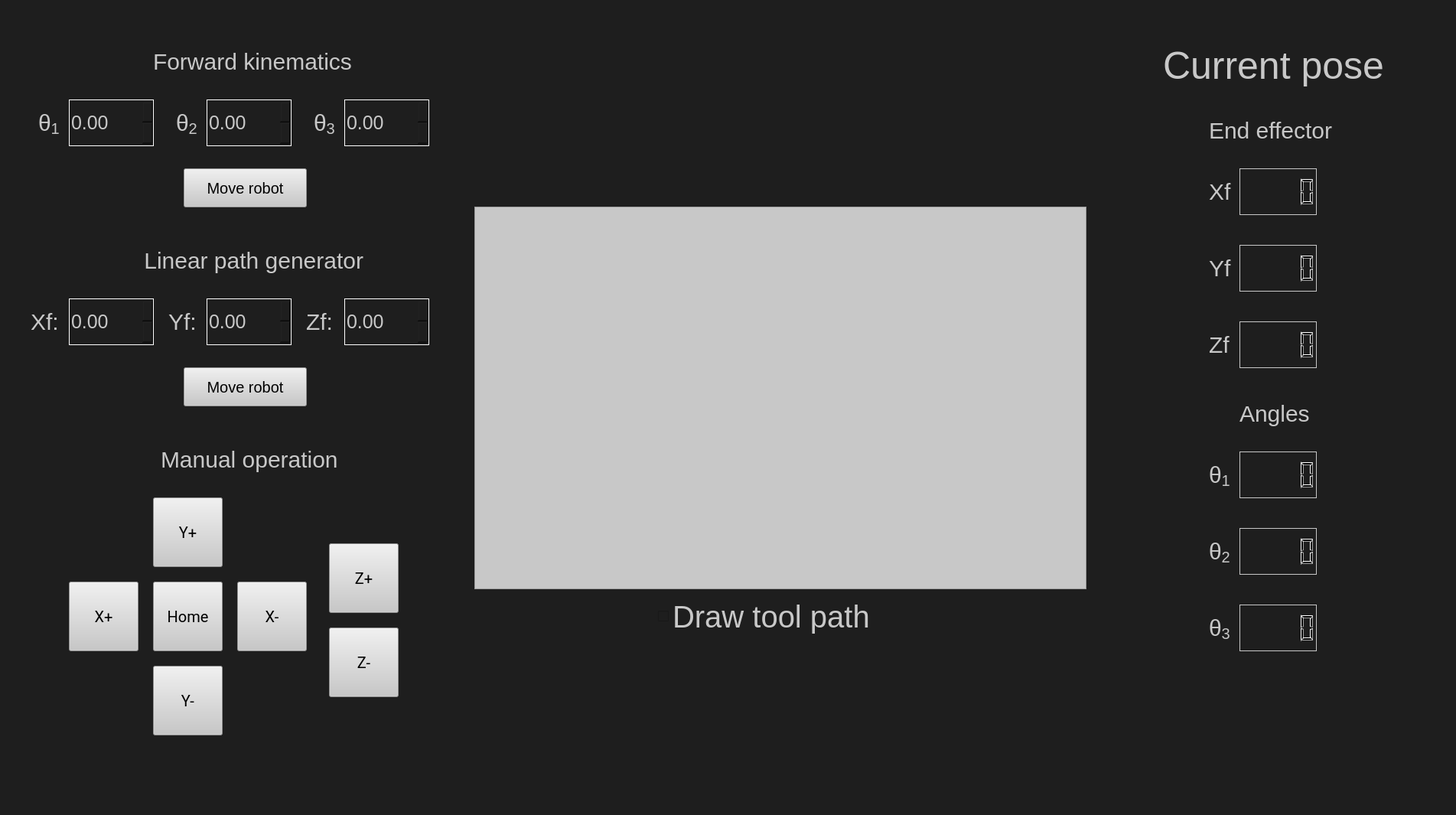
<?xml version="1.0" encoding="UTF-8"?>
<ui version="4.0">
 <class>MainWindow</class>
 <widget class="QMainWindow" name="MainWindow">
  <property name="geometry">
   <rect>
    <x>0</x>
    <y>0</y>
    <width>1903</width>
    <height>1065</height>
   </rect>
  </property>
  <property name="sizePolicy">
   <sizepolicy hsizetype="Ignored" vsizetype="Ignored">
    <horstretch>50</horstretch>
    <verstretch>50</verstretch>
   </sizepolicy>
  </property>
  <property name="font">
   <font>
    <family>Roboto</family>
   </font>
  </property>
  <property name="windowTitle">
   <string>Robot Controller</string>
  </property>
  <property name="styleSheet">
   <string notr="true">background-color: rgb(30, 30, 30);
</string>
  </property>
  <property name="toolButtonStyle">
   <enum>Qt::ToolButtonIconOnly</enum>
  </property>
  <widget class="QWidget" name="centralwidget">
   <widget class="QFrame" name="frame">
    <property name="geometry">
     <rect>
      <x>620</x>
      <y>270</y>
      <width>800</width>
      <height>500</height>
     </rect>
    </property>
    <property name="font">
     <font>
      <family>Roboto</family>
      <pointsize>23</pointsize>
     </font>
    </property>
    <property name="styleSheet">
     <string notr="true">background-color: rgb(200, 200, 200)</string>
    </property>
    <property name="frameShape">
     <enum>QFrame::StyledPanel</enum>
    </property>
    <property name="frameShadow">
     <enum>QFrame::Raised</enum>
    </property>
   </widget>
   <widget class="QPushButton" name="pushButton">
    <property name="geometry">
     <rect>
      <x>200</x>
      <y>650</y>
      <width>91</width>
      <height>91</height>
     </rect>
    </property>
    <property name="font">
     <font>
      <family>Roboto</family>
      <pointsize>15</pointsize>
     </font>
    </property>
    <property name="styleSheet">
     <string notr="true">QPushButton {
    background-color: rgb(200, 200, 200);
}

QPushButton:hover {
    background-color: rgb(150, 150, 150);
}
</string>
    </property>
    <property name="text">
     <string>Y+</string>
    </property>
   </widget>
   <widget class="QPushButton" name="pushButton_2">
    <property name="geometry">
     <rect>
      <x>90</x>
      <y>760</y>
      <width>91</width>
      <height>91</height>
     </rect>
    </property>
    <property name="font">
     <font>
      <family>Roboto</family>
      <pointsize>15</pointsize>
     </font>
    </property>
    <property name="styleSheet">
     <string notr="true">QPushButton {
    background-color: rgb(200, 200, 200);
}

QPushButton:hover {
    background-color: rgb(150, 150, 150);
}
</string>
    </property>
    <property name="text">
     <string>X+</string>
    </property>
   </widget>
   <widget class="QPushButton" name="pushButton_3">
    <property name="geometry">
     <rect>
      <x>200</x>
      <y>760</y>
      <width>91</width>
      <height>91</height>
     </rect>
    </property>
    <property name="font">
     <font>
      <family>Roboto</family>
      <pointsize>15</pointsize>
     </font>
    </property>
    <property name="styleSheet">
     <string notr="true">QPushButton {
    background-color: rgb(200, 200, 200);
}

QPushButton:hover {
    background-color: rgb(150, 150, 150);
}
</string>
    </property>
    <property name="text">
     <string>Home</string>
    </property>
   </widget>
   <widget class="QPushButton" name="pushButton_4">
    <property name="geometry">
     <rect>
      <x>200</x>
      <y>870</y>
      <width>91</width>
      <height>91</height>
     </rect>
    </property>
    <property name="font">
     <font>
      <family>Roboto</family>
      <pointsize>15</pointsize>
     </font>
    </property>
    <property name="styleSheet">
     <string notr="true">QPushButton {
    background-color: rgb(200, 200, 200);
}

QPushButton:hover {
    background-color: rgb(150, 150, 150);
}
</string>
    </property>
    <property name="text">
     <string>Y-</string>
    </property>
   </widget>
   <widget class="QPushButton" name="pushButton_5">
    <property name="geometry">
     <rect>
      <x>310</x>
      <y>760</y>
      <width>91</width>
      <height>91</height>
     </rect>
    </property>
    <property name="font">
     <font>
      <family>Roboto</family>
      <pointsize>15</pointsize>
     </font>
    </property>
    <property name="styleSheet">
     <string notr="true">QPushButton {
    background-color: rgb(200, 200, 200);
}

QPushButton:hover {
    background-color: rgb(150, 150, 150);
}
</string>
    </property>
    <property name="text">
     <string>X-</string>
    </property>
   </widget>
   <widget class="QPushButton" name="pushButton_6">
    <property name="geometry">
     <rect>
      <x>430</x>
      <y>710</y>
      <width>91</width>
      <height>91</height>
     </rect>
    </property>
    <property name="font">
     <font>
      <family>Roboto</family>
      <pointsize>15</pointsize>
     </font>
    </property>
    <property name="styleSheet">
     <string notr="true">QPushButton {
    background-color: rgb(200, 200, 200);
}

QPushButton:hover {
    background-color: rgb(150, 150, 150);
}
</string>
    </property>
    <property name="text">
     <string>Z+</string>
    </property>
   </widget>
   <widget class="QPushButton" name="pushButton_7">
    <property name="geometry">
     <rect>
      <x>430</x>
      <y>820</y>
      <width>91</width>
      <height>91</height>
     </rect>
    </property>
    <property name="font">
     <font>
      <family>Roboto</family>
      <pointsize>15</pointsize>
     </font>
    </property>
    <property name="styleSheet">
     <string notr="true">QPushButton {
    background-color: rgb(200, 200, 200);
}

QPushButton:hover {
    background-color: rgb(150, 150, 150);
}
</string>
    </property>
    <property name="text">
     <string>Z-</string>
    </property>
   </widget>
   <widget class="QCheckBox" name="checkBox">
    <property name="geometry">
     <rect>
      <x>860</x>
      <y>780</y>
      <width>301</width>
      <height>51</height>
     </rect>
    </property>
    <property name="font">
     <font>
      <pointsize>-1</pointsize>
     </font>
    </property>
    <property name="styleSheet">
     <string notr="true">color: rgb(200,200,200);
font-size: 40px;</string>
    </property>
    <property name="text">
     <string>Draw tool path</string>
    </property>
   </widget>
   <widget class="QLabel" name="label">
    <property name="geometry">
     <rect>
      <x>180</x>
      <y>320</y>
      <width>321</width>
      <height>41</height>
     </rect>
    </property>
    <property name="font">
     <font>
      <pointsize>-1</pointsize>
     </font>
    </property>
    <property name="styleSheet">
     <string notr="true">color: rgb(200, 200, 200);
font-size: 30px;</string>
    </property>
    <property name="text">
     <string> Linear path generator</string>
    </property>
   </widget>
   <widget class="QDoubleSpinBox" name="doubleSpinBox">
    <property name="geometry">
     <rect>
      <x>90</x>
      <y>390</y>
      <width>111</width>
      <height>61</height>
     </rect>
    </property>
    <property name="font">
     <font>
      <pointsize>-1</pointsize>
     </font>
    </property>
    <property name="styleSheet">
     <string notr="true">color: rgb(200,200,200);
border: 1px solid white;
font-size: 25px;</string>
    </property>
    <property name="minimum">
     <double>-385.250000000000000</double>
    </property>
    <property name="maximum">
     <double>385.250000000000000</double>
    </property>
   </widget>
   <widget class="QDoubleSpinBox" name="doubleSpinBox_2">
    <property name="geometry">
     <rect>
      <x>270</x>
      <y>390</y>
      <width>111</width>
      <height>61</height>
     </rect>
    </property>
    <property name="font">
     <font>
      <pointsize>-1</pointsize>
     </font>
    </property>
    <property name="styleSheet">
     <string notr="true">color: rgb(200,200,200);
border: 1px solid white;
font-size: 25px;</string>
    </property>
    <property name="minimum">
     <double>-385.250000000000000</double>
    </property>
    <property name="maximum">
     <double>385.250000000000000</double>
    </property>
   </widget>
   <widget class="QDoubleSpinBox" name="doubleSpinBox_3">
    <property name="geometry">
     <rect>
      <x>450</x>
      <y>390</y>
      <width>111</width>
      <height>61</height>
     </rect>
    </property>
    <property name="font">
     <font>
      <pointsize>-1</pointsize>
     </font>
    </property>
    <property name="styleSheet">
     <string notr="true">color: rgb(200,200,200);
border: 1px solid white;
font-size: 25px;</string>
    </property>
    <property name="minimum">
     <double>-385.250000000000000</double>
    </property>
    <property name="maximum">
     <double>385.250000000000000</double>
    </property>
   </widget>
   <widget class="QLabel" name="label_2">
    <property name="geometry">
     <rect>
      <x>40</x>
      <y>400</y>
      <width>41</width>
      <height>41</height>
     </rect>
    </property>
    <property name="font">
     <font>
      <pointsize>-1</pointsize>
     </font>
    </property>
    <property name="styleSheet">
     <string notr="true">color: rgb(200, 200, 200);
font-size: 30px;</string>
    </property>
    <property name="text">
     <string>Xf:</string>
    </property>
   </widget>
   <widget class="QLabel" name="label_3">
    <property name="geometry">
     <rect>
      <x>220</x>
      <y>400</y>
      <width>41</width>
      <height>41</height>
     </rect>
    </property>
    <property name="font">
     <font>
      <pointsize>-1</pointsize>
     </font>
    </property>
    <property name="styleSheet">
     <string notr="true">color: rgb(200, 200, 200);
font-size: 30px;</string>
    </property>
    <property name="text">
     <string>Yf:</string>
    </property>
   </widget>
   <widget class="QLabel" name="label_4">
    <property name="geometry">
     <rect>
      <x>400</x>
      <y>400</y>
      <width>41</width>
      <height>41</height>
     </rect>
    </property>
    <property name="font">
     <font>
      <pointsize>-1</pointsize>
     </font>
    </property>
    <property name="styleSheet">
     <string notr="true">color: rgb(200, 200, 200);
font-size: 30px;</string>
    </property>
    <property name="text">
     <string>Zf:</string>
    </property>
   </widget>
   <widget class="QLabel" name="label_6">
    <property name="geometry">
     <rect>
      <x>230</x>
      <y>140</y>
      <width>41</width>
      <height>41</height>
     </rect>
    </property>
    <property name="font">
     <font>
      <pointsize>-1</pointsize>
     </font>
    </property>
    <property name="styleSheet">
     <string notr="true">color: rgb(200, 200, 200);
font-size: 30px;</string>
    </property>
    <property name="text">
     <string>θ&lt;sub&gt;2&lt;sub&gt;</string>
    </property>
   </widget>
   <widget class="QLabel" name="label_7">
    <property name="geometry">
     <rect>
      <x>50</x>
      <y>140</y>
      <width>41</width>
      <height>41</height>
     </rect>
    </property>
    <property name="font">
     <font>
      <pointsize>-1</pointsize>
     </font>
    </property>
    <property name="styleSheet">
     <string notr="true">color: rgb(200, 200, 200);
font-size: 30px;</string>
    </property>
    <property name="text">
     <string>θ&lt;sub&gt;1&lt;/sub&gt;</string>
    </property>
   </widget>
   <widget class="QDoubleSpinBox" name="doubleSpinBox_4">
    <property name="geometry">
     <rect>
      <x>270</x>
      <y>130</y>
      <width>111</width>
      <height>61</height>
     </rect>
    </property>
    <property name="font">
     <font>
      <pointsize>-1</pointsize>
     </font>
    </property>
    <property name="styleSheet">
     <string notr="true">color: rgb(200,200,200);
border: 1px solid white;
font-size: 25px;</string>
    </property>
    <property name="minimum">
     <double>-180.000000000000000</double>
    </property>
    <property name="maximum">
     <double>180.000000000000000</double>
    </property>
   </widget>
   <widget class="QLabel" name="label_8">
    <property name="geometry">
     <rect>
      <x>410</x>
      <y>140</y>
      <width>41</width>
      <height>41</height>
     </rect>
    </property>
    <property name="font">
     <font>
      <pointsize>-1</pointsize>
     </font>
    </property>
    <property name="styleSheet">
     <string notr="true">color: rgb(200, 200, 200);
font-size: 30px;</string>
    </property>
    <property name="text">
     <string>θ&lt;sub&gt;3&lt;sub&gt;</string>
    </property>
   </widget>
   <widget class="QDoubleSpinBox" name="doubleSpinBox_5">
    <property name="geometry">
     <rect>
      <x>90</x>
      <y>130</y>
      <width>111</width>
      <height>61</height>
     </rect>
    </property>
    <property name="font">
     <font>
      <pointsize>-1</pointsize>
     </font>
    </property>
    <property name="styleSheet">
     <string notr="true">color: rgb(200,200,200);
border: 1px solid white;
font-size: 25px;</string>
    </property>
    <property name="minimum">
     <double>-180.000000000000000</double>
    </property>
    <property name="maximum">
     <double>180.000000000000000</double>
    </property>
   </widget>
   <widget class="QDoubleSpinBox" name="doubleSpinBox_6">
    <property name="geometry">
     <rect>
      <x>450</x>
      <y>130</y>
      <width>111</width>
      <height>61</height>
     </rect>
    </property>
    <property name="font">
     <font>
      <pointsize>-1</pointsize>
     </font>
    </property>
    <property name="styleSheet">
     <string notr="true">color: rgb(200,200,200);
border: 1px solid white;
font-size: 25px;</string>
    </property>
    <property name="minimum">
     <double>-180.000000000000000</double>
    </property>
    <property name="maximum">
     <double>180.000000000000000</double>
    </property>
   </widget>
   <widget class="QLabel" name="label_10">
    <property name="geometry">
     <rect>
      <x>1580</x>
      <y>150</y>
      <width>171</width>
      <height>41</height>
     </rect>
    </property>
    <property name="font">
     <font>
      <pointsize>-1</pointsize>
     </font>
    </property>
    <property name="styleSheet">
     <string notr="true">color: rgb(200, 200, 200);
font-size: 30px;</string>
    </property>
    <property name="text">
     <string>End effector</string>
    </property>
   </widget>
   <widget class="QLabel" name="label_11">
    <property name="geometry">
     <rect>
      <x>1620</x>
      <y>520</y>
      <width>101</width>
      <height>41</height>
     </rect>
    </property>
    <property name="font">
     <font>
      <pointsize>-1</pointsize>
     </font>
    </property>
    <property name="styleSheet">
     <string notr="true">color: rgb(200, 200, 200);
font-size: 30px;</string>
    </property>
    <property name="text">
     <string>Angles</string>
    </property>
   </widget>
   <widget class="QLabel" name="label_12">
    <property name="geometry">
     <rect>
      <x>1580</x>
      <y>800</y>
      <width>41</width>
      <height>41</height>
     </rect>
    </property>
    <property name="font">
     <font>
      <pointsize>-1</pointsize>
     </font>
    </property>
    <property name="styleSheet">
     <string notr="true">color: rgb(200, 200, 200);
font-size: 30px;</string>
    </property>
    <property name="text">
     <string>θ&lt;sub&gt;3&lt;sub&gt;</string>
    </property>
   </widget>
   <widget class="QLabel" name="label_13">
    <property name="geometry">
     <rect>
      <x>1580</x>
      <y>330</y>
      <width>41</width>
      <height>41</height>
     </rect>
    </property>
    <property name="font">
     <font>
      <pointsize>-1</pointsize>
     </font>
    </property>
    <property name="styleSheet">
     <string notr="true">color: rgb(200, 200, 200);
font-size: 30px;</string>
    </property>
    <property name="text">
     <string>Yf</string>
    </property>
   </widget>
   <widget class="QLabel" name="label_14">
    <property name="geometry">
     <rect>
      <x>1580</x>
      <y>230</y>
      <width>41</width>
      <height>41</height>
     </rect>
    </property>
    <property name="font">
     <font>
      <pointsize>-1</pointsize>
     </font>
    </property>
    <property name="styleSheet">
     <string notr="true">color: rgb(200, 200, 200);
font-size: 30px;</string>
    </property>
    <property name="text">
     <string>Xf</string>
    </property>
   </widget>
   <widget class="QLabel" name="label_15">
    <property name="geometry">
     <rect>
      <x>1580</x>
      <y>600</y>
      <width>41</width>
      <height>41</height>
     </rect>
    </property>
    <property name="font">
     <font>
      <pointsize>-1</pointsize>
     </font>
    </property>
    <property name="styleSheet">
     <string notr="true">color: rgb(200, 200, 200);
font-size: 30px;</string>
    </property>
    <property name="text">
     <string>θ&lt;sub&gt;1&lt;/sub&gt;</string>
    </property>
   </widget>
   <widget class="QLabel" name="label_16">
    <property name="geometry">
     <rect>
      <x>1580</x>
      <y>430</y>
      <width>41</width>
      <height>41</height>
     </rect>
    </property>
    <property name="font">
     <font>
      <pointsize>-1</pointsize>
     </font>
    </property>
    <property name="styleSheet">
     <string notr="true">color: rgb(200, 200, 200);
font-size: 30px;</string>
    </property>
    <property name="text">
     <string>Zf</string>
    </property>
   </widget>
   <widget class="QLabel" name="label_17">
    <property name="geometry">
     <rect>
      <x>1580</x>
      <y>700</y>
      <width>41</width>
      <height>41</height>
     </rect>
    </property>
    <property name="font">
     <font>
      <pointsize>-1</pointsize>
     </font>
    </property>
    <property name="styleSheet">
     <string notr="true">color: rgb(200, 200, 200);
font-size: 30px;</string>
    </property>
    <property name="text">
     <string>θ&lt;sub&gt;2&lt;sub&gt;</string>
    </property>
   </widget>
   <widget class="QLabel" name="label_18">
    <property name="geometry">
     <rect>
      <x>1520</x>
      <y>50</y>
      <width>291</width>
      <height>71</height>
     </rect>
    </property>
    <property name="font">
     <font>
      <pointsize>-1</pointsize>
     </font>
    </property>
    <property name="styleSheet">
     <string notr="true">color: rgb(200, 200, 200);
font-size: 50px;</string>
    </property>
    <property name="text">
     <string>Current pose</string>
    </property>
   </widget>
   <widget class="QLCDNumber" name="lcdNumber">
    <property name="geometry">
     <rect>
      <x>1620</x>
      <y>220</y>
      <width>101</width>
      <height>61</height>
     </rect>
    </property>
    <property name="font">
     <font>
      <family>Roboto</family>
      <pointsize>23</pointsize>
     </font>
    </property>
    <property name="styleSheet">
     <string notr="true">border: 1px solid rgb(200,200,200);</string>
    </property>
   </widget>
   <widget class="QLCDNumber" name="lcdNumber_2">
    <property name="geometry">
     <rect>
      <x>1620</x>
      <y>320</y>
      <width>101</width>
      <height>61</height>
     </rect>
    </property>
    <property name="font">
     <font>
      <family>Roboto</family>
      <pointsize>23</pointsize>
     </font>
    </property>
    <property name="styleSheet">
     <string notr="true">border: 1px solid rgb(200,200,200);</string>
    </property>
   </widget>
   <widget class="QLCDNumber" name="lcdNumber_3">
    <property name="geometry">
     <rect>
      <x>1620</x>
      <y>420</y>
      <width>101</width>
      <height>61</height>
     </rect>
    </property>
    <property name="font">
     <font>
      <family>Roboto</family>
      <pointsize>23</pointsize>
     </font>
    </property>
    <property name="styleSheet">
     <string notr="true">border: 1px solid rgb(200,200,200);</string>
    </property>
   </widget>
   <widget class="QLCDNumber" name="lcdNumber_4">
    <property name="geometry">
     <rect>
      <x>1620</x>
      <y>590</y>
      <width>101</width>
      <height>61</height>
     </rect>
    </property>
    <property name="font">
     <font>
      <family>Roboto</family>
      <pointsize>23</pointsize>
     </font>
    </property>
    <property name="styleSheet">
     <string notr="true">border: 1px solid rgb(200,200,200);</string>
    </property>
   </widget>
   <widget class="QLCDNumber" name="lcdNumber_5">
    <property name="geometry">
     <rect>
      <x>1620</x>
      <y>690</y>
      <width>101</width>
      <height>61</height>
     </rect>
    </property>
    <property name="font">
     <font>
      <family>Roboto</family>
      <pointsize>23</pointsize>
     </font>
    </property>
    <property name="styleSheet">
     <string notr="true">border: 1px solid rgb(200,200,200);</string>
    </property>
   </widget>
   <widget class="QLCDNumber" name="lcdNumber_6">
    <property name="geometry">
     <rect>
      <x>1620</x>
      <y>790</y>
      <width>101</width>
      <height>61</height>
     </rect>
    </property>
    <property name="font">
     <font>
      <family>Roboto</family>
      <pointsize>23</pointsize>
     </font>
    </property>
    <property name="styleSheet">
     <string notr="true">border: 1px solid rgb(200,200,200);</string>
    </property>
   </widget>
   <widget class="QPushButton" name="pushButton_9">
    <property name="geometry">
     <rect>
      <x>240</x>
      <y>220</y>
      <width>161</width>
      <height>51</height>
     </rect>
    </property>
    <property name="font">
     <font>
      <pointsize>-1</pointsize>
     </font>
    </property>
    <property name="styleSheet">
     <string notr="true">QPushButton {
    font-size: 20px;
    background-color: rgb(200, 200, 200);
}

QPushButton:hover {
    background-color: rgb(150, 150, 150);
}
</string>
    </property>
    <property name="text">
     <string>Move robot</string>
    </property>
   </widget>
   <widget class="QLabel" name="label_5">
    <property name="geometry">
     <rect>
      <x>200</x>
      <y>60</y>
      <width>261</width>
      <height>41</height>
     </rect>
    </property>
    <property name="font">
     <font>
      <pointsize>-1</pointsize>
     </font>
    </property>
    <property name="styleSheet">
     <string notr="true">color: rgb(200, 200, 200);
font-size: 30px;</string>
    </property>
    <property name="text">
     <string>Forward kinematics</string>
    </property>
   </widget>
   <widget class="QPushButton" name="pushButton_10">
    <property name="geometry">
     <rect>
      <x>240</x>
      <y>480</y>
      <width>161</width>
      <height>51</height>
     </rect>
    </property>
    <property name="font">
     <font>
      <pointsize>-1</pointsize>
     </font>
    </property>
    <property name="styleSheet">
     <string notr="true">QPushButton {
    font-size: 20px;
    background-color: rgb(200, 200, 200);
}

QPushButton:hover {
    background-color: rgb(150, 150, 150);
}
</string>
    </property>
    <property name="text">
     <string>Move robot</string>
    </property>
   </widget>
   <widget class="QLabel" name="label_9">
    <property name="geometry">
     <rect>
      <x>210</x>
      <y>580</y>
      <width>241</width>
      <height>41</height>
     </rect>
    </property>
    <property name="font">
     <font>
      <pointsize>-1</pointsize>
     </font>
    </property>
    <property name="styleSheet">
     <string notr="true">color: rgb(200, 200, 200);
font-size: 30px;</string>
    </property>
    <property name="text">
     <string>Manual operation</string>
    </property>
   </widget>
   <widget class="QLabel" name="label_19">
    <property name="geometry">
     <rect>
      <x>640</x>
      <y>30</y>
      <width>761</width>
      <height>211</height>
     </rect>
    </property>
    <property name="text">
     <string/>
    </property>
    <property name="pixmap">
     <pixmap>logo.png</pixmap>
    </property>
   </widget>
  </widget>
  <widget class="QMenuBar" name="menubar">
   <property name="geometry">
    <rect>
     <x>0</x>
     <y>0</y>
     <width>1903</width>
     <height>26</height>
    </rect>
   </property>
  </widget>
  <widget class="QStatusBar" name="statusbar"/>
 </widget>
 <resources/>
 <connections/>
</ui>
